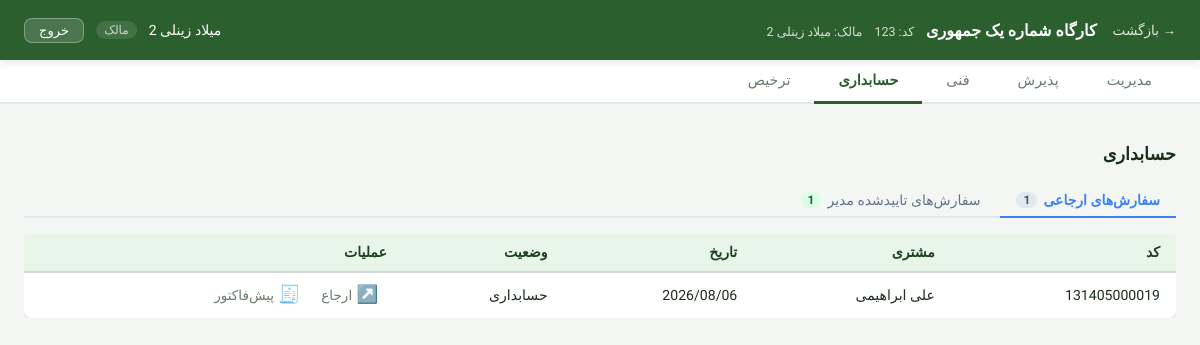
The app's page /workshop/13/accounting/ (signed in), older data.
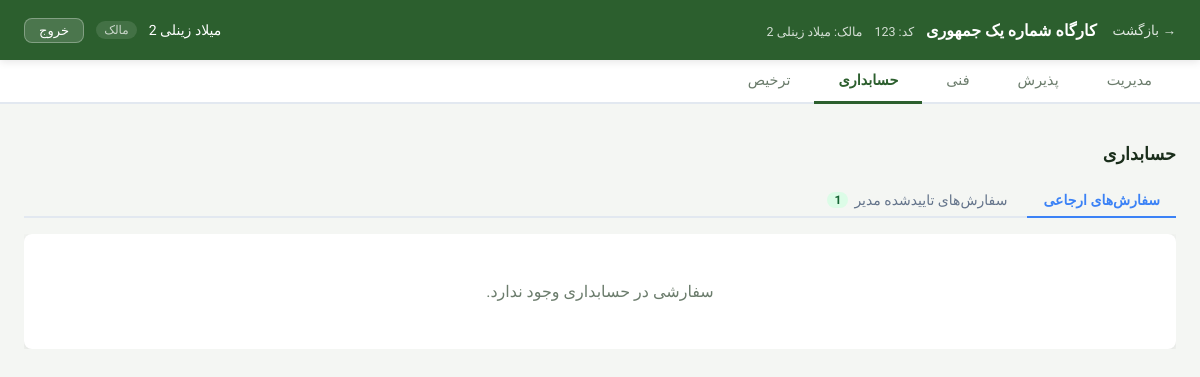
The same page, newer data.
### orders/models.py (models this page shows, shortened)
class Order(models.Model):
    STATUS_CHOICES = [
        ('reception', 'پذیرش'),
        ('technical', 'فنی'),
        ('accounting', 'حسابداری'),
        ('management', 'مدیریت'),
        ('payment', 'پرداخت'),
        ('done', 'تکمیل'),
        ('release', 'ترخیص')
    ]
    workshop = models.ForeignKey('accounts.Workshop', on_delete=models.CASCADE)
    customer = models.ForeignKey(Customer, on_delete=models.PROTECT, related_name='orders')
    created_by = models.ForeignKey('accounts.User', on_delete=models.SET_NULL, null=True)
    status = models.CharField(max_length=20, choices=STATUS_CHOICES, default='reception')
    description = models.TextField(blank=True)
    created_at = models.DateTimeField(auto_now_add=True)
    updated_at = models.DateTimeField(auto_now=True)
    delivered_at = models.DateTimeField(null=True, blank=True)
    is_archived = models.BooleanField(default=False)
    is_stopped = models.BooleanField(default=False)
    code = models.CharField(
        max_length=30,
        unique=True,
        editable=False,
        db_index=True,
        verbose_name='کد سفارش'
    )
    count_request = models.PositiveSmallIntegerField(default=1)
    manager_release_allowed = models.BooleanField(default=False, verbose_name="مجوز ترخیص مدیر")
    manager_release_count = models.PositiveSmallIntegerField(default=0, verbose_name="تعداد مجاز ترخیص مدیر")

class Customer(models.Model):
    workshop = models.ForeignKey('accounts.Workshop', on_delete=models.CASCADE)
    name = models.CharField(max_length=200)
    customer_workshop_name = models.CharField(max_length=200, default="None")
    phone = models.CharField(max_length=20, blank=True)
    is_legal = models.BooleanField(default=False)  # حقوقی یا حقیقی
    created_at = models.DateTimeField(auto_now_add=True)

### orders/views.py (the view)
# urls.py: path('workshop/<int:workshop_id>/accounting/', views.accounting_tab, name='tab_accounting'),
@login_required
def accounting_tab(request, workshop_id):
    workshop, membership, allowed_tabs = _get_workshop_and_membership(
        request, workshop_id, 'accounting'
    )
    referred_orders = (
        Order.objects
        .filter(workshop=workshop, status='accounting')
        .select_related('customer', 'created_by')
        .order_by('-created_at')
    )
    manager_approved_orders = (
        Order.objects
        .filter(workshop=workshop, status='payment')
        .select_related('customer', 'created_by')
        .order_by('-created_at')
    )
    context = _base_context(workshop, membership, allowed_tabs, 'accounting')
    context['orders'] = referred_orders
    context['manager_approved_orders'] = manager_approved_orders
    return render(request, 'orders/accounting_tab.html', context)

### orders/views.py (called while the page is built)
def _get_workshop_and_membership(request, workshop_id, required_tab):
    workshop = get_object_or_404(Workshop, pk=workshop_id)
    membership = get_object_or_404(
        WorkshopMembership,
        workshop=workshop,
        user=request.user,
        is_active=True
    )
    allowed_tabs = ROLE_TAB_ACCESS.get(membership.role, [])
    if required_tab not in allowed_tabs:
        raise Http404("دسترسی به این تب مجاز نیست")
    return workshop, membership, allowed_tabs

def _base_context(workshop, membership, allowed_tabs, active_tab):
    return {
        'workshop': workshop,
        'membership': membership,
        'allowed_tabs': allowed_tabs,
        'active_tab': active_tab,
    }

### templates/orders/accounting_tab.html (shortened to what this page needs)
{% extends "orders/_dashboard_base.html" %}
{% load static %}
{% block tab_content %}
    <div class="tab-panel">
        <div class="panel-header"><h2>حسابداری</h2></div>
        <div class="acc-tab-nav">
            <button class="acc-tab-btn active" data-tab="referred">سفارش‌های ارجاعی
                {% if orders %}<span class="acc-badge">{{ orders|length }}</span>{% endif %}
            </button>
            <button class="acc-tab-btn" data-tab="approved">سفارش‌های تاییدشده مدیر
                {% if manager_approved_orders %}
                    <span class="acc-badge acc-badge--green">{{ manager_approved_orders|length }}</span>{% endif %}
            </button>
        </div>
        <div id="acc-tab-referred" class="acc-tab-pane">
            <div class="orders-table-wrap">
                {% if orders %}
                    <table class="orders-table">
                        <thead>
                        <tr>
                            <th>کد</th>
                            <th>مشتری</th>
                            <th>تاریخ</th>
                            <th>وضعیت</th>
                            <th>عملیات</th>
                        </tr>
                        </thead>
                        <tbody>
                        {% for order in orders %}
                            <tr class="order-row" data-order-id="{{ order.id }}" style="cursor:pointer;">
                                <td>{{ order.code }}</td>
                                <td>{{ order.customer.name }}</td>
                                <td>{{ order.created_at|date:"Y/m/d" }}</td>
                                <td>{{ order.get_status_display }}</td>
                                <td>
                                    <button class="btn-icon btn-refer"
                                            data-order-id="{{ order.id }}"
                                            data-code="{{ order.code }}"
                                            data-url="{% url 'orders:refer_order' order.id %}"
                                            onclick="event.stopPropagation()">
                                        <span class="btn-icon__symbol">↗️</span>
                                        <span class="btn-icon__label">ارجاع</span>
                                    </button>
                                    <button class="btn-icon btn-proforma"
                                            data-order-id="{{ order.id }}"
                                            data-code="{{ order.code }}"
                                            onclick="event.stopPropagation(); openProforma(this)">
                                        <span class="btn-icon__symbol">🧾</span>
                                        <span class="btn-icon__label">پیش‌فاکتور</span>
                                    </button>
                                </td>
                            </tr>
                        {% endfor %}
                        </tbody>
                    </table>
                {% else %}
                    <p class="empty-state">سفارشی در حسابداری وجود ندارد.</p>
                {% endif %}
            </div>
        </div>
    </div>
    <link rel="stylesheet"
          href="https://cdn.jsdelivr.net/npm/persian-datepicker@1.2.0/dist/css/persian-datepicker.min.css">
{% endblock %}

Row changes from the older to the newer data that the page shows:
no longer on this page (row edited): Order: code "131405000019", customer.name "علی ابراهیمی", created_at "2026/08/06", status "حسابداری"
Text that changed along with them:
{{ orders|length }}: "1" → (not shown)
text no longer shown: "کد مشتری تاریخ وضعیت عملیات"
text now shown: "سفارشی در حسابداری وجود ندارد."
